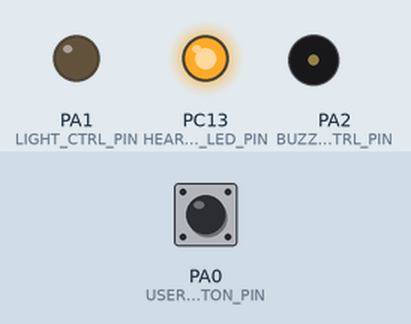
This sketch was run on a simulated STM32 Blue Pill. Shown: output pins drawn as LEDs (lit = HIGH), buzzer (waves = sounding, pin HIGH). Dashed ring = blinking. Inputs (shaded band) come from the test bench; at power-on: PA0 (USER_BUTTON_PIN) HIGH.

Above: at 1.2 s.
1.3 s: PA0 (USER_BUTTON_PIN) pulled LOW for 0.15 s
At 2.89 s:
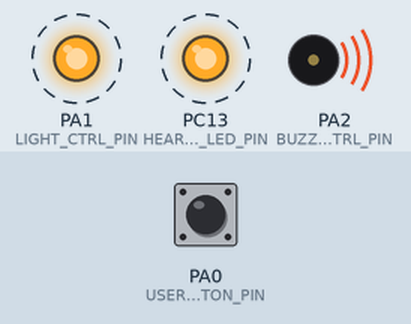
4.3 s: PA0 (USER_BUTTON_PIN) pulled LOW for 1 s
At 5.44 s:
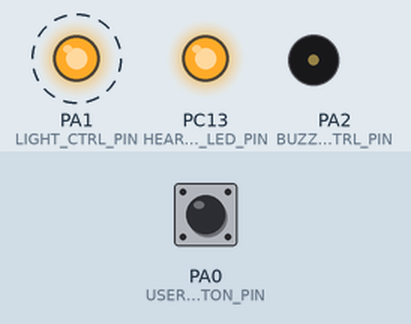
Timing chart, 0 to 7.8 s (numbered marks = the images above; inputs shaded):
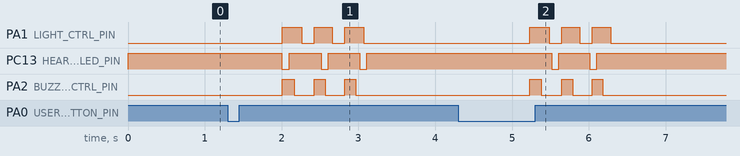

Measured:
- after the input at 1.3 s, PA1 (LIGHT_CTRL_PIN): alternates HIGH for 0.24 s and LOW for 0.16 s, 6 changes in all, then stays LOW, starting after 0.71 s; PC13 (HEARTBEAT_LED_PIN): alternates HIGH for 0.41 s and LOW for 0.09 s, 6 changes in all, then stays HIGH, starting after 0.70 s
- after the input at 4.3 s, PA1 (LIGHT_CTRL_PIN): alternates HIGH for 0.24 s and LOW for 0.16 s, 6 changes in all, then stays LOW, starting after 0.93 s; PC13 (HEARTBEAT_LED_PIN): alternates HIGH for 0.41 s and LOW for 0.09 s, 4 changes in all, then stays HIGH, starting after 1.2 s

The sketch:

the_brain.ino
```cpp
//----------------------------------------------------------------------------------------
//
// Filename: the_brain.ino
//
// Description:
//
//----------------------------------------------------------------------------------------


/* **************************   Header Files   *************************** */

// stdlib

#include <stdint.h>
#include <stdbool.h>
#include <assert.h>

// System
#include <STM32RTC.h>
#include <STM32LowPower.h>

// Project

/* ******************************   Macros   ****************************** */

// Pins
#define HEARTBEAT_LED_PIN   PC13
#define USER_BUTTON_PIN     PA0
#define LIGHT_CTRL_PIN      PA1
#define BUZZER_CTRL_PIN     PA2

/* ******************************   Types   ******************************* */

typedef struct
{
    unsigned long curr_time_stamp;
    bool active;
} TimedGpioCtrl_t;

typedef struct
{
    unsigned long curr_time_stamp_ms;
    unsigned long time_elapsed_ms;
    unsigned long total_time_elapsed_ms;
    bool active;
} BtnCtrl_t;

typedef enum
{
    BTN_STATE_CHECKING,
    BTN_STATE_INACTIVE,
    BTN_STATE_ACTIVE
} BtnState_t;

typedef enum
{
    SYS_STATE_SLEEP,
    SYS_STATE_CHECK_BUTTON,
    SYS_STATE_CARRY_OUT_ACTIONS
} SysState_t;

/* ***********************   File Scope Variables   *********************** */

static TimedGpioCtrl_t hb_led_ctrl_obj = {0, false};
static TimedGpioCtrl_t buzzer_ctrl_obj = {0, false};
static TimedGpioCtrl_t light_ctrl_obj = {0, false};
static BtnCtrl_t usr_btn_ctrl_obj = {0, 0, 0};
static volatile bool is_running = false;

/* ***********************   Function Prototypes   ************************ */

static bool timedGpioControlWithExtTiming(unsigned int pinNum, unsigned int on_dir, unsigned int off_dir,
                                          int on_time_ms, int off_time_ms, TimedGpioCtrl_t *led_ctrl_obj);
static BtnState_t buttonPressActiveMonitor(unsigned int pinNum, unsigned int active_dir,
                                           int time_to_active, BtnCtrl_t *btn_ctrl_obj);

static void buttonPressResetObj(BtnCtrl_t *btn_ctrl_obj);
static void timedGpioCtrlResetObj(TimedGpioCtrl_t *ctrl_obj);

static void userButtonPressIsr(void);

/* *******************   Public Function Definitions   ******************** */

//----------------------------------------------------------------------------------------
// Sets up the system.
//----------------------------------------------------------------------------------------
void setup()
{
    // Setup all pins
    pinMode(HEARTBEAT_LED_PIN, OUTPUT);
    pinMode(LIGHT_CTRL_PIN, OUTPUT);
    pinMode(BUZZER_CTRL_PIN, OUTPUT);
    pinMode(USER_BUTTON_PIN, INPUT);

    // digitalWrite(HEARTBEAT_LED_PIN, HIGH); // Make sure that the LED is off.

    // while(1);

    hb_led_ctrl_obj.curr_time_stamp = millis();
}

//----------------------------------------------------------------------------------------
// Called in a while(1) loop.
//----------------------------------------------------------------------------------------
void loop()
{
    static SysState_t curr_state = SYS_STATE_SLEEP;
    static SysState_t next_state = SYS_STATE_SLEEP;
    static bool carry_out_light_ctrl_sequence = false;
    static bool carry_out_buzzer_ctrl_sequence = false;
    static int num_light_sequences_run = 0;
    static int num_buzzer_sequences_run = 0;

    switch (curr_state)
    {
        case SYS_STATE_SLEEP:
            hb_led_ctrl_obj.active = false;
            digitalWrite(HEARTBEAT_LED_PIN, HIGH); // Make sure that the LED is off.

            is_running = false;
            LowPower.begin();
            LowPower.attachInterruptWakeup(USER_BUTTON_PIN, userButtonPressIsr, FALLING);
            LowPower.deepSleep();

            if (is_running)
            {
                next_state = SYS_STATE_CHECK_BUTTON;
            }
            else
            {
                // In the event that the button wasn't really pressed, there was a time out in deepSleep().
                // Didn't look at code. It may be sleeping indefinitely. Just writing this code is easier than checking.
                next_state = curr_state;
            }
            break;

        case SYS_STATE_CHECK_BUTTON:
            if (!usr_btn_ctrl_obj.active)
            {
                // Just woke up from sleep, need to get movin'!
                buttonPressResetObj(&usr_btn_ctrl_obj);

                // Restart the heartbeat timer
                timedGpioCtrlResetObj(&hb_led_ctrl_obj);
            }

            switch (buttonPressActiveMonitor(USER_BUTTON_PIN, LOW, 100, &usr_btn_ctrl_obj))
            {
                case BTN_STATE_CHECKING:
                    // Nothing to do. Just keep rolling baby!
                    next_state = curr_state;
                    break;

                case BTN_STATE_INACTIVE:
                    // Invalid press, sleep time.

                    next_state = SYS_STATE_SLEEP;
                    break;

                case BTN_STATE_ACTIVE:
                default:
                    // Yay, time to do stuff!
                    carry_out_light_ctrl_sequence = true;
                    carry_out_buzzer_ctrl_sequence = true;

                    next_state = SYS_STATE_CARRY_OUT_ACTIONS;
                    break;
            }
            break;

        case SYS_STATE_CARRY_OUT_ACTIONS:
        default:

            if (!light_ctrl_obj.active)
            {
                // Just started this state, let's kick it off right!
                timedGpioCtrlResetObj(&light_ctrl_obj);
                timedGpioCtrlResetObj(&buzzer_ctrl_obj);

                num_light_sequences_run = 0;
                num_buzzer_sequences_run = 0;
            }

            if (carry_out_light_ctrl_sequence)
            {
                if (timedGpioControlWithExtTiming(LIGHT_CTRL_PIN, HIGH, LOW, 250, 150, &light_ctrl_obj))
                {
                    num_light_sequences_run++;

                    if (num_light_sequences_run == 3)
                    {
                        carry_out_light_ctrl_sequence = false;
                        light_ctrl_obj.active = false;
                    }
                }
            }

            if (carry_out_buzzer_ctrl_sequence)
            {
                if (timedGpioControlWithExtTiming(BUZZER_CTRL_PIN, HIGH, LOW, 150, 250, &buzzer_ctrl_obj))
                {
                    num_buzzer_sequences_run++;

                    if (num_buzzer_sequences_run == 3)
                    {
                        carry_out_buzzer_ctrl_sequence = false;
                        buzzer_ctrl_obj.active = false;
                    }
                }
            }

            if (!carry_out_light_ctrl_sequence && !carry_out_buzzer_ctrl_sequence)
            {
                next_state = SYS_STATE_SLEEP;
            }
            else
            {
                next_state = curr_state;
            }

            break;
    }

    if (curr_state != SYS_STATE_SLEEP)
    {
        (void)timedGpioControlWithExtTiming(HEARTBEAT_LED_PIN, LOW, HIGH, 100, 400, &hb_led_ctrl_obj);

        if (next_state != SYS_STATE_SLEEP)
        {
            // LowPower.begin();
            // LowPower.sleep(10);
            delay(10);
        }
    }

    curr_state = next_state;
}

/* ********************   Private Function Definitions   ****************** */

//----------------------------------------------------------------------------------------
// Blinks LED at a rate, letting caller handle timing.
//----------------------------------------------------------------------------------------
static bool timedGpioControlWithExtTiming(unsigned int pinNum, unsigned int on_dir, unsigned int off_dir,
                                          int on_time_ms, int off_time_ms, TimedGpioCtrl_t *led_ctrl_obj)
{
    bool ret_val = false;
    unsigned long time_elapsed = millis() - led_ctrl_obj->curr_time_stamp;

    if (time_elapsed < on_time_ms)
    {
        if (digitalRead(pinNum) == off_dir)
        {
            // LED is off, should be on, make it on
            digitalWrite(pinNum, on_dir);
        }
    }
    else
    {
        if (digitalRead(pinNum) == on_dir)
        {
            // LED is on, should be off, make it off
            digitalWrite(pinNum, off_dir);
        }

        if (time_elapsed >= (on_time_ms + off_time_ms))
        {
            led_ctrl_obj->curr_time_stamp += (on_time_ms + off_time_ms);
            ret_val = true;
        }
    }

    return ret_val;
}

//----------------------------------------------------------------------------------------
// Blinks LED at a rate, letting caller handle timing.
//----------------------------------------------------------------------------------------
static BtnState_t buttonPressActiveMonitor(unsigned int pinNum, unsigned int active_dir,
                                           int time_to_active, BtnCtrl_t *btn_ctrl_obj)
{
    if (btn_ctrl_obj->active)
    {
        unsigned long curr_time_ms = millis();
        unsigned long time_elapsed = curr_time_ms - btn_ctrl_obj->curr_time_stamp_ms;

        btn_ctrl_obj->curr_time_stamp_ms = time_elapsed;
        btn_ctrl_obj->total_time_elapsed_ms += time_elapsed;

        if (digitalRead(pinNum) == active_dir)
        {
            btn_ctrl_obj->time_elapsed_ms += time_elapsed;
        }
        else
        {
            if (btn_ctrl_obj->time_elapsed_ms >= time_elapsed)
            {
                btn_ctrl_obj->time_elapsed_ms -= time_elapsed;
            }
            else
            {
                btn_ctrl_obj->time_elapsed_ms = 0;
            }

        }

        if (btn_ctrl_obj->time_elapsed_ms >= time_to_active)
        {
            return BTN_STATE_ACTIVE;
        }
        if ((btn_ctrl_obj->total_time_elapsed_ms >= 50) &&
                (btn_ctrl_obj->time_elapsed_ms == 0))
        {
            btn_ctrl_obj->active = false;
            return BTN_STATE_INACTIVE;
        }
        else
        {
            return BTN_STATE_ACTIVE;
        }
    }
    else
    {
        return BTN_STATE_INACTIVE;
    }
}

//----------------------------------------------------------------------------------------
//
// Resets a button press object.
//
//----------------------------------------------------------------------------------------
static void buttonPressResetObj(BtnCtrl_t *btn_ctrl_obj)
{
    btn_ctrl_obj->curr_time_stamp_ms = millis();
    btn_ctrl_obj->time_elapsed_ms = 0;
    btn_ctrl_obj->total_time_elapsed_ms = 0;
    btn_ctrl_obj->active = true;
}

//----------------------------------------------------------------------------------------
//
// Resets a timed GPIO control object.
//
//----------------------------------------------------------------------------------------
static void timedGpioCtrlResetObj(TimedGpioCtrl_t *ctrl_obj)
{
    ctrl_obj->curr_time_stamp = millis();
    ctrl_obj->active = true;
}

//----------------------------------------------------------------------------------------
//
// Call back for the user button press ISR.
//
//----------------------------------------------------------------------------------------
static void userButtonPressIsr(void)
{
    is_running = true;
}


//----------------------------------------------------------------------------------------
// End of File
//----------------------------------------------------------------------------------------
```
